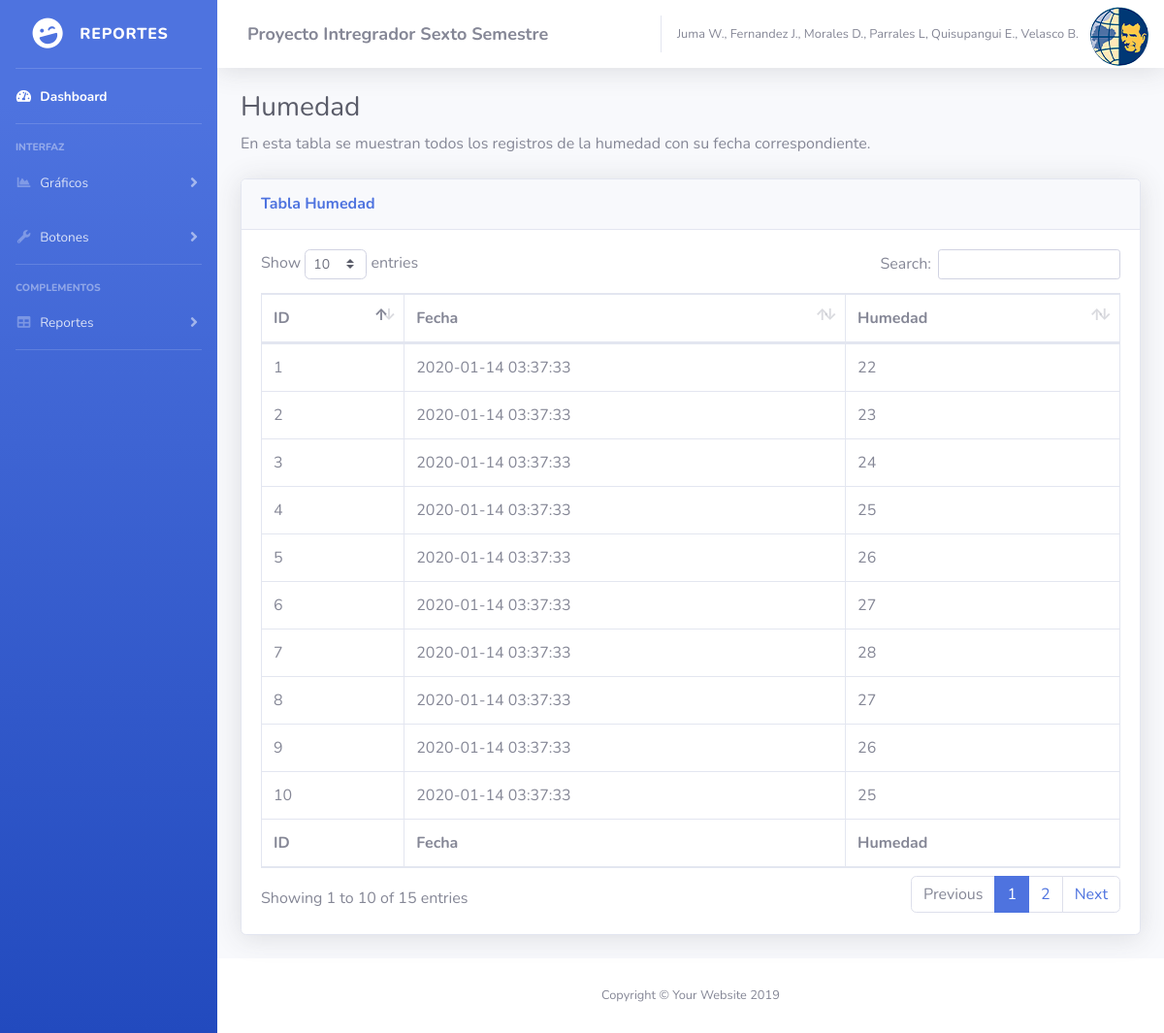
Screenshot of /Aplicacion_Web/humedad.php with the database file from the repository.
### tables this page shows
CREATE TABLE HUMEDAD (
                id_humedad INT AUTO_INCREMENT NOT NULL,
                fecha DATETIME NOT NULL,
                humedad INT NOT NULL,
                PRIMARY KEY (id_humedad)
);

### Aplicacion_Web/humedad.php (the view, shortened to what this page needs)
<?php
include("Header.php");
?>
<div class="container-fluid">
<h1 class="h3 mb-2 text-gray-800">Humedad</h1>
<p class="mb-4">En esta tabla se muestran todos los registros de la humedad con su fecha correspondiente.</p>
<div class="card shadow mb-4">
  <div class="card-header py-3">
    <h6 class="m-0 font-weight-bold text-primary">Tabla Humedad</h6>
  </div>
  <div class="card-body">
    <div class="table-responsive">
      <table class="table table-bordered" id="dataTable" width="100%" cellspacing="0">
        <thead>
          <tr>
            <th>ID</th>
            <th>Fecha</th>
            <th>Humedad</th>
          </tr>
        </thead>
        <tfoot>
          <tr>
            <th>ID</th>
            <th>Fecha</th>
            <th>Humedad</th>
          </tr>
        </tfoot>
        <tbody>
          <?php
            $conexion = mysqli_connect("localhost", "root", "", "p1") or
            die("Problemas con la conexión");
            $registros = mysqli_query($conexion, "SELECT * FROM `humedad`") or
            die("Problemas en el select:" . mysqli_error($conexion));
            while ($reg = mysqli_fetch_array($registros)) {
            echo "<tr>";
            echo "<td>".$reg['id_humedad']."</td>";
            echo "<td>".$reg['fecha']."</td>";
            echo "<td>".$reg['humedad']."</td>";
            echo "</tr>";
            }
          ?>
        </tbody>
      </table>
    </div>
  </div>
</div>
</div>
</div>
<footer class="sticky-footer bg-white">
        <div class="container my-auto">
          <div class="copyright text-center my-auto">
            <span>Copyright &copy; Your Website 2019</span>
          </div>
        </div>
      </footer>
    </div>
  </div>
</body>
</html>

### Aplicacion_Web/Header.php (shortened to what this page needs)
<?php
echo
'<!DOCTYPE html>
<html lang="en">
<head>
  <link href="vendor/fontawesome-free/css/all.min.css" rel="stylesheet" type="text/css">
  <link href="css/sb-admin-2.min.css" rel="stylesheet">
  <link href="vendor/datatables/dataTables.bootstrap4.min.css" rel="stylesheet">
</head>
<body id="page-top">
  <div id="wrapper">
    <ul class="navbar-nav bg-gradient-primary sidebar sidebar-dark accordion" id="accordionSidebar">
      <a class="sidebar-brand d-flex align-items-center justify-content-center" href="index.php">
        <div class="sidebar-brand-icon rotate-n-15">
          <i class="fas fa-laugh-wink"></i>
        </div>
        <div class="sidebar-brand-text mx-3">REPORTES
        </div>
      </a>
      <hr class="sidebar-divider my-0">
      <li class="nav-item active">
        <a class="nav-link" href="index.php">
          <i class="fas fa-fw fa-tachometer-alt"></i>
          <span>Dashboard</span></a>
      </li>
      <hr class="sidebar-divider">
      <div class="sidebar-heading">
        Interfaz
      </div>
      <li class="nav-item">
        <a class="nav-link collapsed" href="#" data-toggle="collapse" data-target="#collapseTwo" aria-expanded="true"
          aria-controls="collapseTwo">
          <i class="fas fa-fw fa-chart-area"></i>
          <span>Gráficos</span>
        </a>
      </li>
      <li class="nav-item">
        <a class="nav-link collapsed" href="#" data-toggle="collapse" data-target="#collapseUtilities"
          aria-expanded="true" aria-controls="collapseUtilities">
          <i class="fas fa-fw fa-wrench"></i>
          <span>Botones</span>
        </a>
      </li>
      <hr class="sidebar-divider">
      <div class="sidebar-heading">
        Complementos
      </div>
      <li class="nav-item">
        <a class="nav-link collapsed" href="#" data-toggle="collapse" data-target="#collapsePages" aria-expanded="true"
          aria-controls="collapsePages">
          <i class="fas fa-fw fa-table"></i>
          <span>Reportes</span>
        </a>
      </li>
      <hr class="sidebar-divider d-none d-md-block">
    </ul>
    <div id="content-wrapper" class="d-flex flex-column">
      <div id="content">
        <nav class="navbar navbar-expand navbar-light bg-white topbar mb-4 static-top shadow">
          <form class="d-none d-sm-inline-block form-inline mr-auto ml-md-3 my-2 my-md-0 mw-100 navbar-search">
            <div class="input-group">
              <div class="input-group-append">
                <b>
                  <FONT SIZE="4">
                    Proyecto Intregrador Sexto Semestre
                  </FONT>
                </b>
              </div>
            </div>
          </form>
          <ul class="navbar-nav ml-auto">
            <li class="nav-item dropdown no-arrow">
              <span class="mr-2 d-none d-lg-inline text-gray-600 small">Juma W., Fernandez J., Morales D., Parrales L, Quisupangui E.,
                Velasco B.</span>
              <img class="img-profile rounded-circle" src="img/Logo-Salesiana.png">
            </li>
          </ul>
        </nav>
        ';

### rows the page displays
humedad: id_humedad "1", fecha "2020-01-14 03:37:33", humedad "22"
humedad: id_humedad "2", fecha "2020-01-14 03:37:33", humedad "23"
humedad: id_humedad "3", fecha "2020-01-14 03:37:33", humedad "24"
humedad: id_humedad "4", fecha "2020-01-14 03:37:33", humedad "25"
humedad: id_humedad "5", fecha "2020-01-14 03:37:33", humedad "26"
humedad: id_humedad "6", fecha "2020-01-14 03:37:33", humedad "27"
humedad: id_humedad "7", fecha "2020-01-14 03:37:33", humedad "28"
humedad: id_humedad "8", fecha "2020-01-14 03:37:33", humedad "27"
humedad: id_humedad "9", fecha "2020-01-14 03:37:33", humedad "26"
humedad: id_humedad "10", fecha "2020-01-14 03:37:33", humedad "25"
